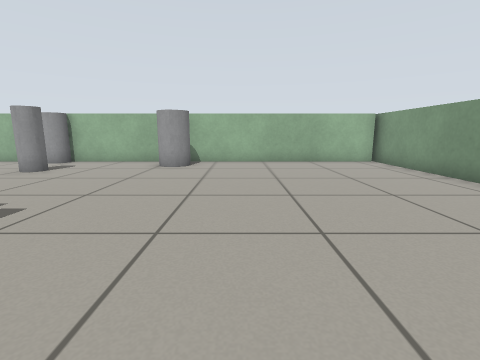
[1] (above)

12 first-person views from a walk through a robot-simulator world made for Gazebo. The camera is 0.59 m above the floor, tilts 10° down and sees 85° across. The floor is counted in squares, 0.5 m on a side. Each view is taken from the middle of a square. On the plan, view 1 faces up. The plan holds only what a view shows up to about 12 squares ahead; the rest is blank. The place goes on beyond the plan. Robots are left out.

[2]
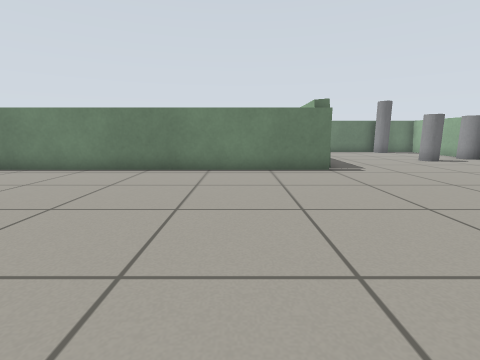

[3]
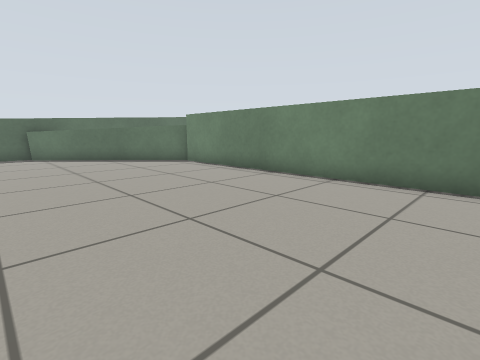

[4]
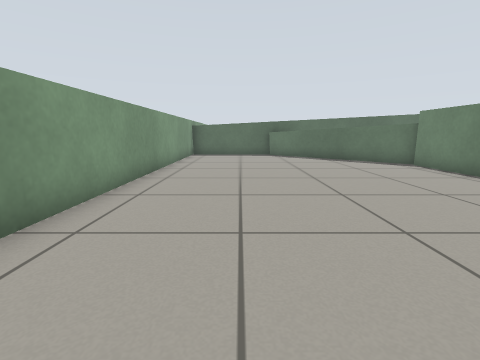

[5]
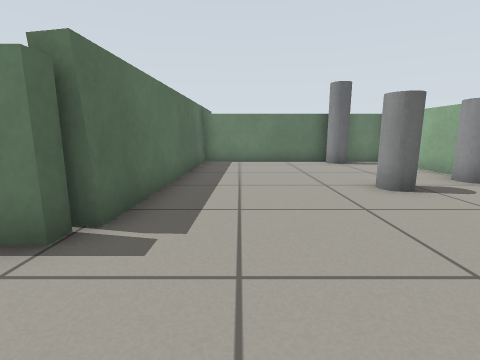

[6]
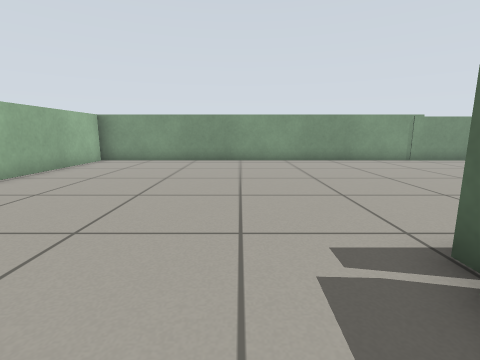

[7]
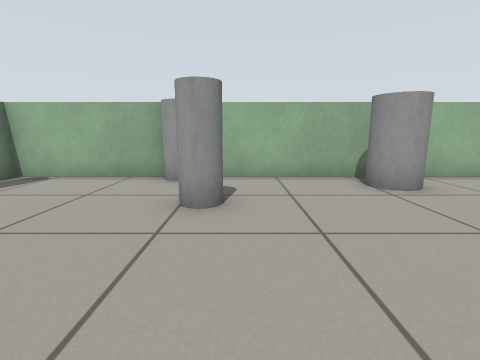

[8]
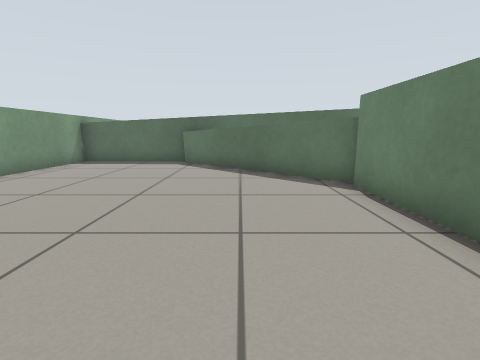

[9]
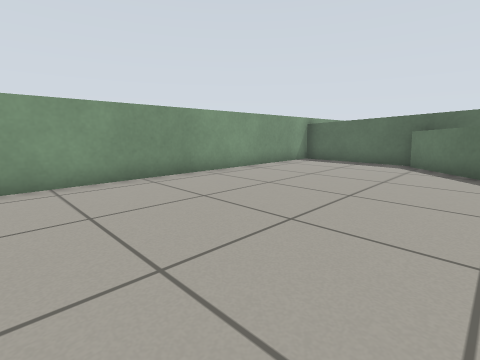

[10]
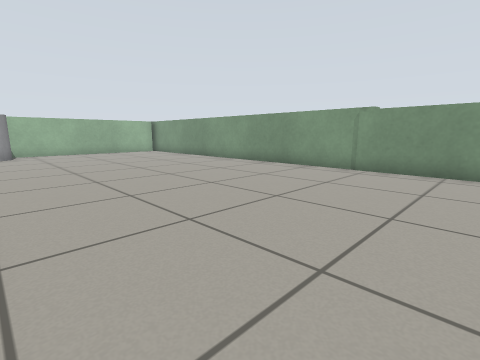

[11]
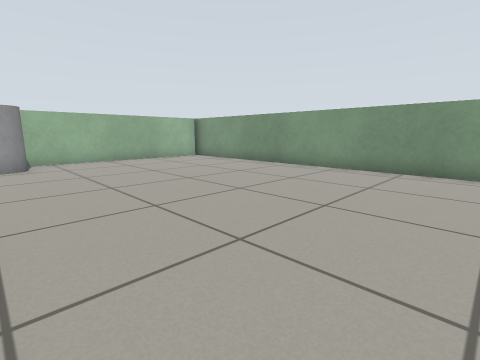

[12]
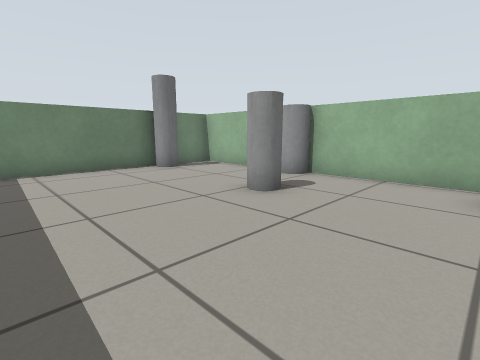

### Floor plan
Points are (right, up) in squares from view 1. A wall is a line through its corners. A room is listed if a view was taken in it or the views show most of it. See-through windows are left out.
Room 1 (views 1, 2, 3, 4, 5, 6, 7, 8, 9, 10, 11, 12)
walls: (-4.1, 3) (-3.6, 3) (-3.6, -12); (-3.8, -12.1) (1.4, -17); (5.8, 11.2) (-12.2, 11.2) (-12.2, 3.4) (-4.2, 3.1) (-4.3, 2.5); (-2, -17.3) (5.8, -17.3) (5.8, 11.5)
objects: grey pole (-12, 9) to (-11, 9); grey cylinder (-8, 11); grey cylinder (-7, 8) to (-6, 9); grey cylinder (-3, 9) to (-2, 10)

Positions as (right, up) in squares from view 1, and headings:
1: (0, 0), facing up
2: (5, 0), facing left
3: (3, -2), facing down-left
4: (3, -2), facing down
5: (-1, 5), facing left
6: (-6, 5), facing right
7: (-6, 4), facing up
8: (-1, -6), facing down
9: (-1, -6), facing down-right
10: (-3, -6), facing up-right
11: (-3, -1), facing up-right
12: (-3, 4), facing up-left
